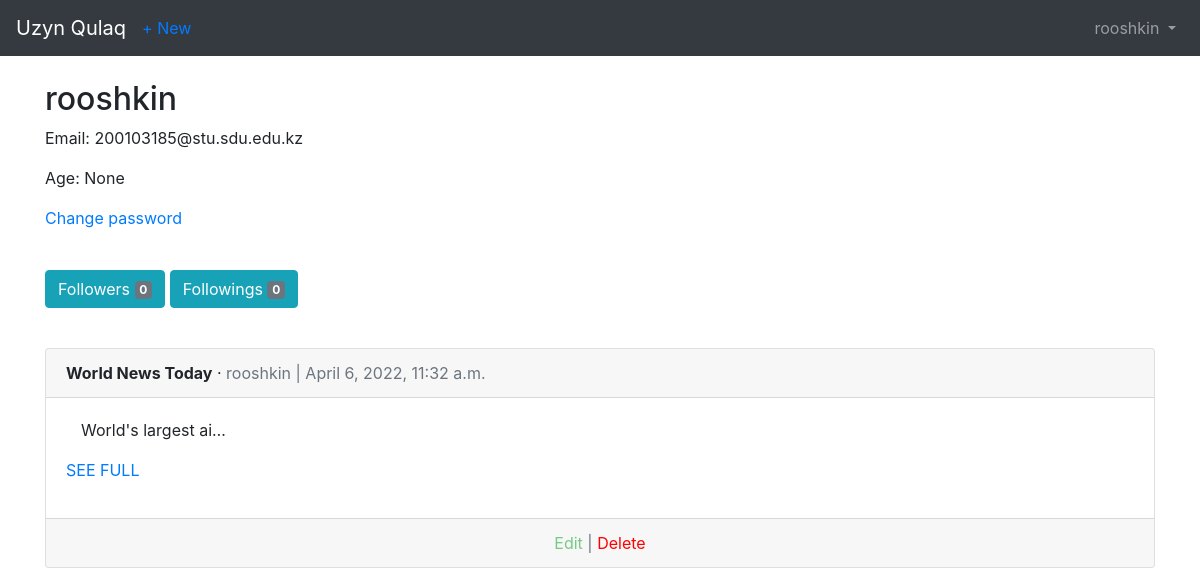
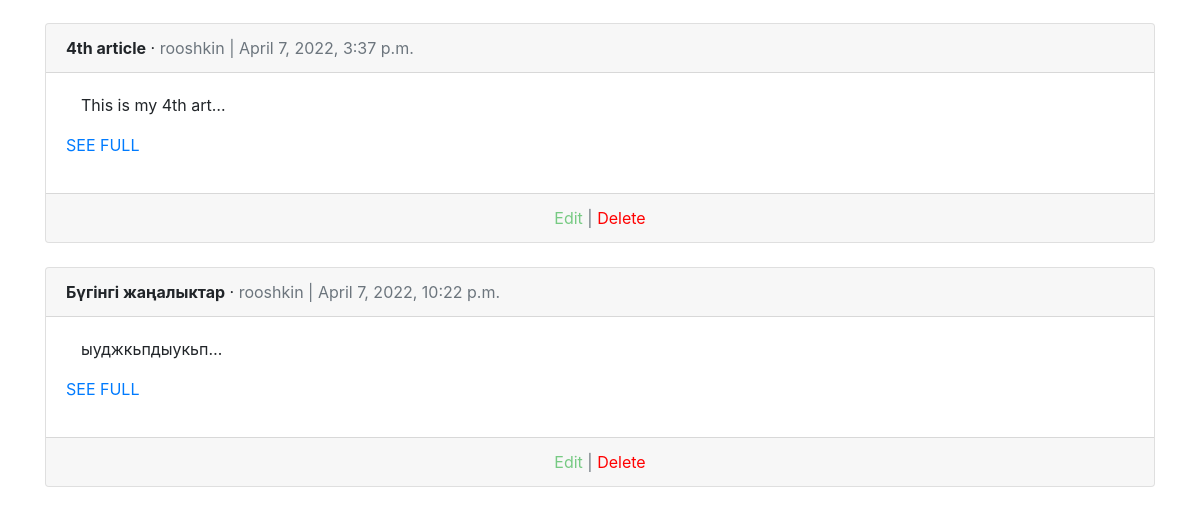
The app's page /users/1/articles/ (signed in), older data (2 pictures, top to bottom).
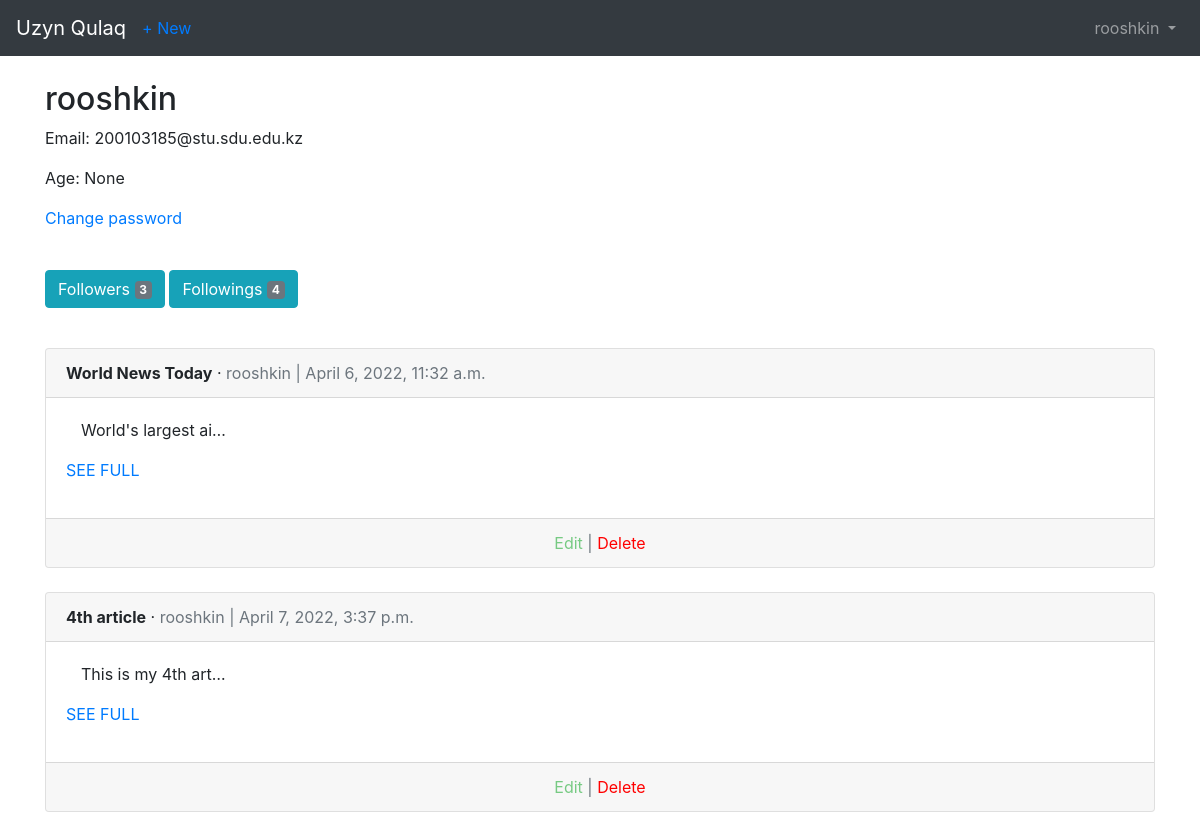
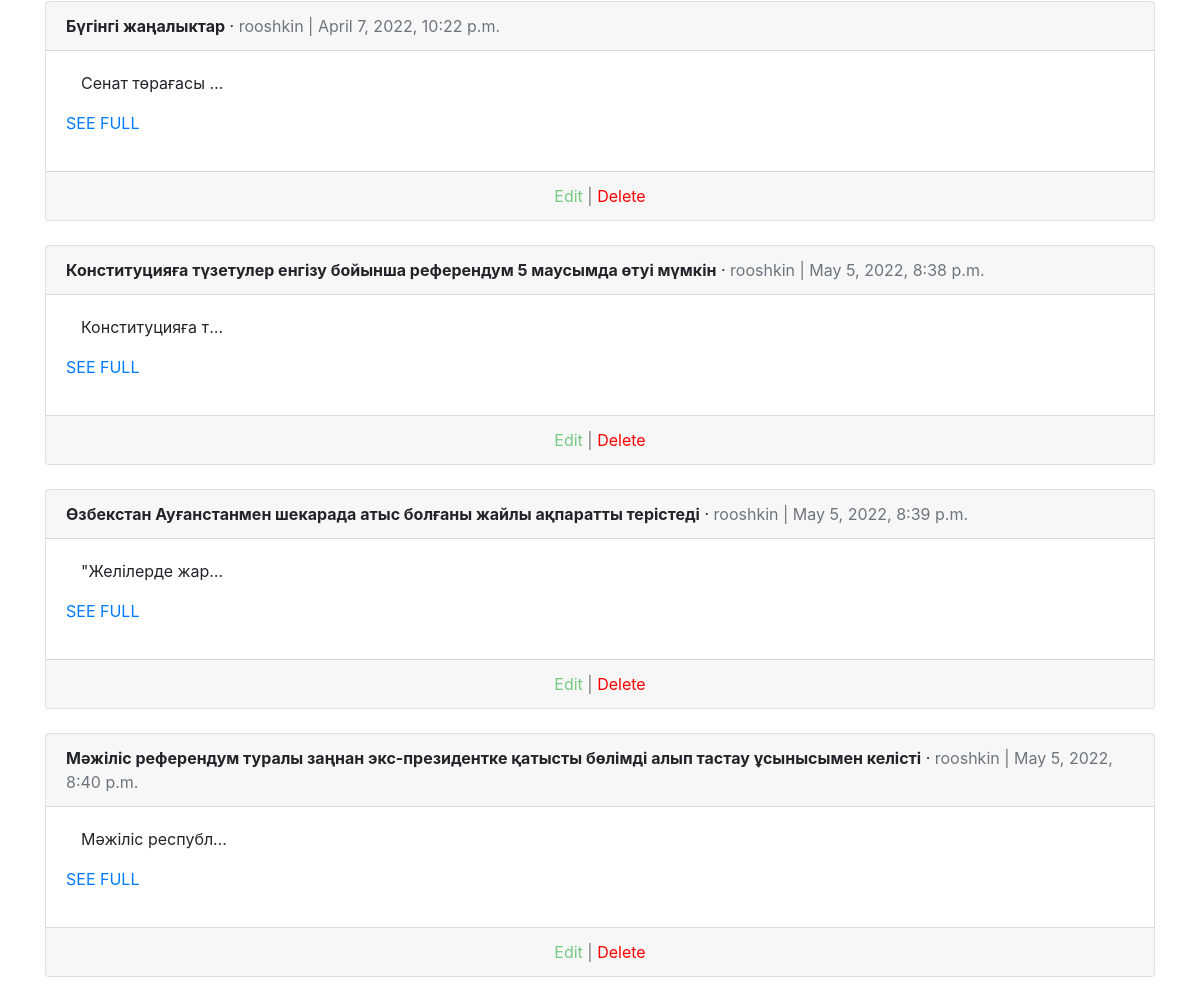
The same page, newer data (2 pictures, top to bottom).
### users/models.py (models this page shows)
class CustomUser(AbstractUser):
    age = models.PositiveIntegerField(null = True, blank = True)
    followings = models.ManyToManyField('self', related_name='following', blank=True, symmetrical=False)
    followers = models.ManyToManyField('self', related_name='follower', blank=True, symmetrical=False)

### articles/models.py (models this page shows, shortened)
class Article(models.Model):
    title = models.CharField(max_length = 255)
    body = models.TextField()
    date = models.DateTimeField(auto_now_add = True)
    author = models.ForeignKey(
        settings.AUTH_USER_MODEL,
        on_delete = models.CASCADE,
        related_name='articles',
    )

### users/views.py (the view)
# urls.py: path('<int:user_id>/articles/', UserDetailWithArticles.as_view(), name='user-with-articles'),
class UserDetailWithArticles(LoginRequiredMixin, View):
    def get(self, request, user_id, **kwargs):
        user = CustomUser.objects.get(id=user_id)
        context = {
            'user': user,
            'articles': user.articles.all(),
            'is_follow': request.user.followings.filter(id=user.id).exists(),
            'followings': user.followings.count(),
            'followers': user.followers.count(),
        }
        return render(request, 'user_detail_with_articles.html', context)

### templates/user_detail_with_articles.html (shortened to what this page needs)
{% extends 'base.html' %}
{% block content %}
<div>
    <h2> {{ user.username }}</h2>
    <p> Email: {{ user.email }} </p>
    <p>Age: {{ user.age }}</p>
    {% if user == request.user %}
    <p><a href="{% url 'password_change' %}"> Change password </a></p>
    {% endif %}
</div>
<br>
<p>
    <a class="btn btn-info" href = "{% url 'user_followers_show' user_id=user.id %}" >
        Followers <span class="badge bg-secondary">{{ followers }}</span>
    </a>
    <a class="btn btn-info" href="{% url 'user_followings_show' user_id=user.id %}">
        Followings <span class="badge bg-secondary">{{ followings }}</span>
    </a>
</p>
{% for article in articles %}
<br>
{% include 'includes/article-list-include.html' %}
{% endfor %}
<br>
{% endblock content %}

### templates/base.html (shortened to what this page needs)
<!DOCTYPE html>
<html>
<head>
    <link rel="stylesheet" href="https://stackpath.bootstrapcdn.com/bootstrap/4.1.3/css/bootstrap.min.css"
>
</head>
<body>
    <body>
        <nav class="navbar navbar-expand-md navbar-dark bg-dark mb-4">
            <a class="navbar-brand" href="{% url 'home' %}">Uzyn Qulaq</a>
            {% if user.is_authenticated %}
            <ul class="navbar-nav mr-auto">
                <li class = "nav-item"><a href="{% url 'article_new' %}"> + New </a></li>
            </ul>
            {% endif %}
            <div class="collapse navbar-collapse" id="navbarCollapse">
                {% if user.is_authenticated %}
                <ul class="navbar-nav ml-auto">
                    <li class="nav-item">
                        <a class="nav-link dropdown-toggle" href="#" id="userMenu" data-toggle="dropdown"
                            aria-haspopup="true" aria-expanded="false">
                            {{ request.user.username }}
                        </a>
                    </li>
                </ul>
                {% else %}
                <form class="form-inline ml-auto">
                    <a href="{% url 'login' %}" class="btn btn-outline-secondary"> Log In</a>
                    <a href="{% url 'signup' %}" class="btn btn-primary ml-2"> Sign up</a>
                </form>
                {% endif %}
            </div>
        </nav>
        <div class="container">
            {% block content %}
            {% endblock content %}
        </div>
    </body>
</html>

### templates/includes/article-list-include.html
<div class = "card">
    <div class = "card-header">
        <span class = "font-weight-bold">{{ article.title }}</span> &middot;
        <span class = "text-muted">{{ article.author }} |
        {{ article.date }} </span>
    </div>
    <div class = "card-body">
        <p class="col-2 text-truncate">{{ article.body }}</p>
        <p><a href="{% url 'article_detail' article.pk %}">SEE FULL</a></p>
    </div>
    {% if request.user == article.author %}
    <div class = "card-footer text-center text-muted">
        <a href="{% url 'article_edit' article.pk %}" style="color: rgb(119, 202, 131);" >Edit</a> |
        <a href="{% url 'article_delete' article.pk %}" style="color: red;">Delete</a>
    </div>
    {% endif %}
</div>

Row changes from the older to the newer data that the page shows:
changed Article "Бүгінгі жаңалыктар": body "ыуджкьпдыукьп…" → "Сенат төрағасы…"
added Article: title "Конституцияға түзетулер енгізу бойынша референдум 5 маусымда өтуі мүмкін", author "rooshkin", date "May 5, 2022, 8:38 p.m.", body "Конституцияға т…", shows "Edit"
added Article: title "Өзбекстан Ауғанстанмен шекарада атыс болғаны жайлы ақпаратты терістеді", author "rooshkin", date "May 5, 2022, 8:39 p.m.", body "\"Желілерде жар…", shows "Edit"
added Article: title "Мәжіліс референдум туралы заңнан экс-президентке қатысты бөлімді алып тастау ұсынысымен келісті", author "rooshkin", date "May 5, 2022, 8:40 p.m.", body "Мәжіліс республ…", shows "Edit"
Text that changed along with them:
{{ followers }}: "0" → "3"
{{ followings }}: "0" → "4"
